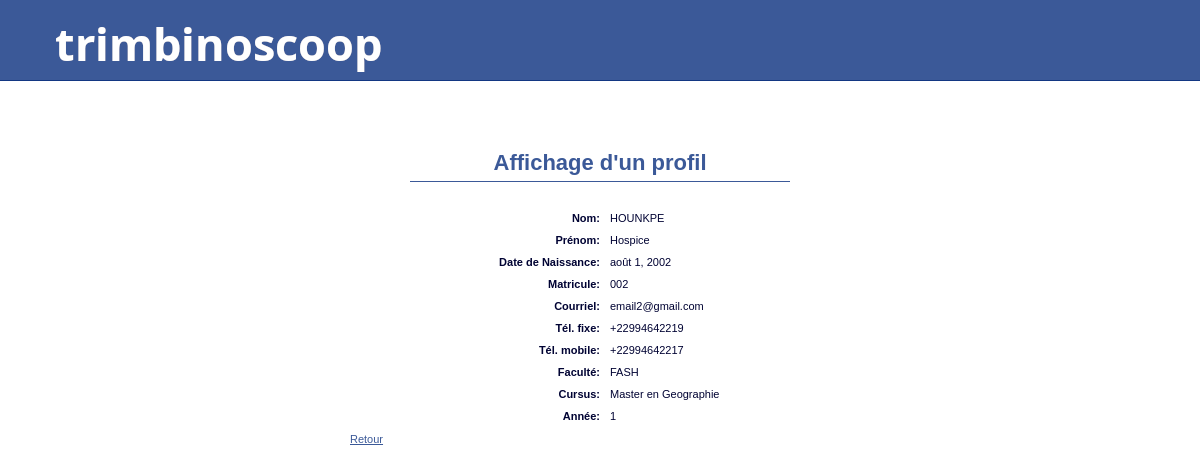
Screenshot of /showProfile/ (signed in) with the database file from the repository.
### mon_site/models.py (models this page shows, shortened)
class Person(models.Model):
    registration_number = models.CharField(max_length=10)
    last_name = models.CharField(max_length=30)
    first_name = models.CharField(max_length=30)
    birth_date = models.DateField()
    email = models.EmailField()
    home_phone_number = models.CharField(max_length=20)
    cellphone_number = models.CharField(max_length=20)
    password = models.CharField(max_length=32)
    friends = models.ManyToManyField('self')
    faculty = models.ForeignKey('Faculty',on_delete=models.CASCADE,default=None, null=True)
    person_type = 'generic'

class Faculty(models.Model):
    name = models.CharField(max_length=30)
    color = models.CharField(max_length=6)
    def __str__(self):
        return self.name

class Student(Person):
    cursus = models.ForeignKey('Cursus',on_delete=models.CASCADE)
    year = models.IntegerField()
    person_type = 'student'

class Cursus(models.Model):
    title = models.CharField(max_length=30)
    def __str__(self):
        return self.title

### mon_site/views.py (the view)
# urls.py: path('showProfile/',show_profile, name='show_profile'),
def show_profile(request):
    logged_user = get_logged_user_from_request(request)
    if logged_user:
        if 'userToShow' in request.GET and request.GET['userToShow'] != '':
            user_to_show_id = int(request.GET['userToShow'])
            results = Person.objects.filter(id=user_to_show_id)
            if len(results) == 1:
                if Student.objects.filter(id=user_to_show_id):
                    user_to_show = Student.objects.get(id=user_to_show_id)
                else:
                    user_to_show = Employee.objects.get(id=user_to_show_id)
                return render(request, 'show_profile.html',{'user_to_show':user_to_show})
            else:
                return render(request, 'show_profile.html',{'user_to_show':logged_user})
        else:
            return render(request, 'show_profile.html',{'user_to_show':logged_user})
    else:
        return redirect('login')

### mon_site/views.py (called while the page is built)
def get_logged_user_from_request(request):
    if 'logged_user_id' in request.session:
        logged_user_id = request.session['logged_user_id']
        if len(Student.objects.filter(id=logged_user_id)) == 1:
            return Student.objects.get(id=logged_user_id)
        elif len(Employee.objects.filter(id=logged_user_id)) == 1:
            return Employee.objects.get(id=logged_user_id)
        else:
            return None
    else:
        return None

### mon_site/templates/show_profile.html (shortened to what this page needs)
{% extends "base.html" %}
{% block bodyId %}showProfilePage{% endblock %}
{% block content %}
<h1>Affichage d'un profil</h1>
<dl class="fieldList">
<dt>Nom:</dt>
<dd>{{ user_to_show.last_name }}</dd>
<dt>Prénom:</dt>
<dd>{{ user_to_show.first_name }}</dd>
<dt>Date de Naissance:</dt>
<dd>{{ user_to_show.birth_date }}</dd>
<dt>Matricule:</dt>
<dd>{{ user_to_show.registration_number }}</dd>
<dt>Courriel:</dt>
<dd>{{ user_to_show.email }}</dd>
<dt>Tél. fixe:</dt>
<dd>{{ user_to_show.home_phone_number }}</dd>
<dt>Tél. mobile:</dt>
<dd>{{ user_to_show.cellphone_number }}</dd>
<dt>Faculté:</dt>
<dd>{{ user_to_show.faculty }}</dd>
{% if user_to_show.person_type == "student" %}
<dt>Cursus:</dt>
<dd>{{ user_to_show.cursus }}</dd>
<dt>Année:</dt>
<dd>{{ user_to_show.year }}</dd>
{% endif%}
</dl>
<p id="showProfileNavigationButtons">
    <a href="/welcome/">Retour</a>
</p>
{% endblock %}

### mon_site/static/css/stytle.css (style rules this page uses)
body { margin: 0; padding: 0; font-family: 'Lucida Grande', Tahoma, Verdana, Arial, sans-serif; font-size: 11px; color: #000333; }
h1 { text-align: center; font-size: 22px; margin: 0px 60px 30px 60px; padding: 0 0 5px 0; color: #3b5998; border-bottom: 1px solid #3b5998; }
a { color: #3b5998; }
dl.fieldList dt { display: block; width: 250px; float: left; text-align: right; padding: 0 10px 0 0; font-weight: bold; }
dl.fieldList dd { display: block; width: 450px; padding: 0px; margin: 0 0 10px 0; }

### rows the page displays
Person: last_name "HOUNKPE", first_name "Hospice", birth_date "août 1, 2002", registration_number "002", email "email2@gmail.com", home_phone_number "+22994642219", cellphone_number "+22994642217", faculty "FASH"
Student: cursus "Master en Geographie", year "1"
